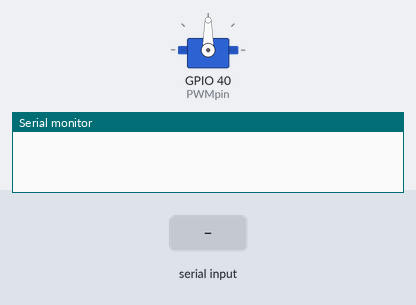
Bench run of a sketch on a simulated ESP32. Parts: servo, the last lines printed to the serial monitor. The inputs (shaded band) are chosen by the test bench.

Above: at 1.2 s.
1.3 s: "30,150\n" received over Serial
At 2.3 s:
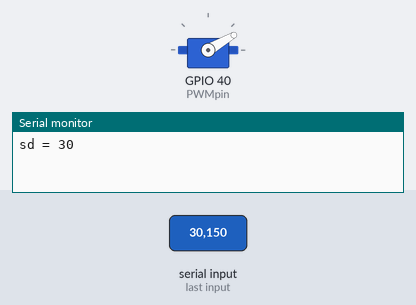
2.8 s: "5\n" received over Serial
At 3.5 s:
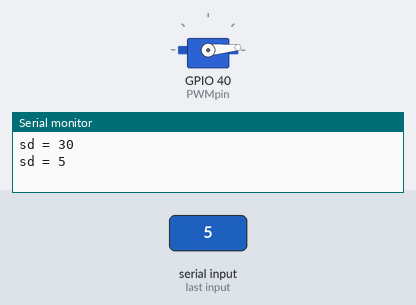
4.3 s: "90,45\n" received over Serial
At 4.7 s:
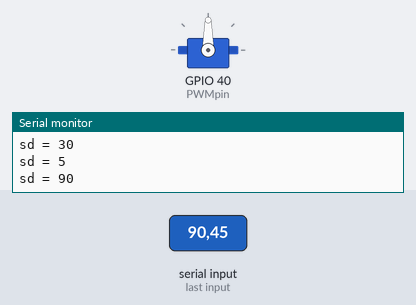
Timing chart, 0 to 7.3 s (numbered marks = the images above; inputs shaded):
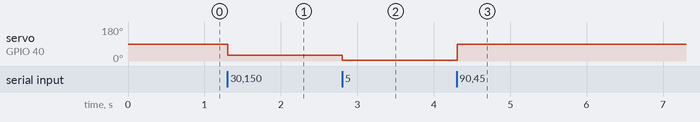

Measured:
- after the input at 1.3 s, servo on GPIO 40 (PWMpin): 90° → 30° at once
- after the input at 2.8 s, servo on GPIO 40 (PWMpin): 30° → 5° at once
- after the input at 4.3 s, servo on GPIO 40 (PWMpin): 5° → 90° at once

The sketch:

Servo_Skeleton.ino
```cpp
#include <ESP32Servo.h>

Servo servo;               // Create servo object
String command;            // store message received from serial monitor

// Define the pin where the servo signal (orange wire) is connected
const int PWMpin = 40;      // change to your wired PWM-capable GPIO if needed

void setup() {
  servo.attach(PWMpin);    // attach servo to ESP32 PWM pin
  Serial.begin(9600);      // set this to match your Serial Monitor baud
}

/*
  Continuous rotation servo:
  Stop: ~90
  CW: <90  (0 = full speed)
  CCW: >90 (180 = full speed)
*/

void loop() {
  if (Serial.available() > 0) {
    command = Serial.readStringUntil('\n');
    command.trim();              // remove \r or spaces (important on some setups)

    int sd = command.toInt();

    if (sd < 0 || sd > 180) {
      Serial.println("Error: sd must be between 0 and 180.");
    } else {
      Serial.print("sd = ");
      Serial.println(sd);

      servo.write(sd);
    }
  }

  delay(100);
}
```
